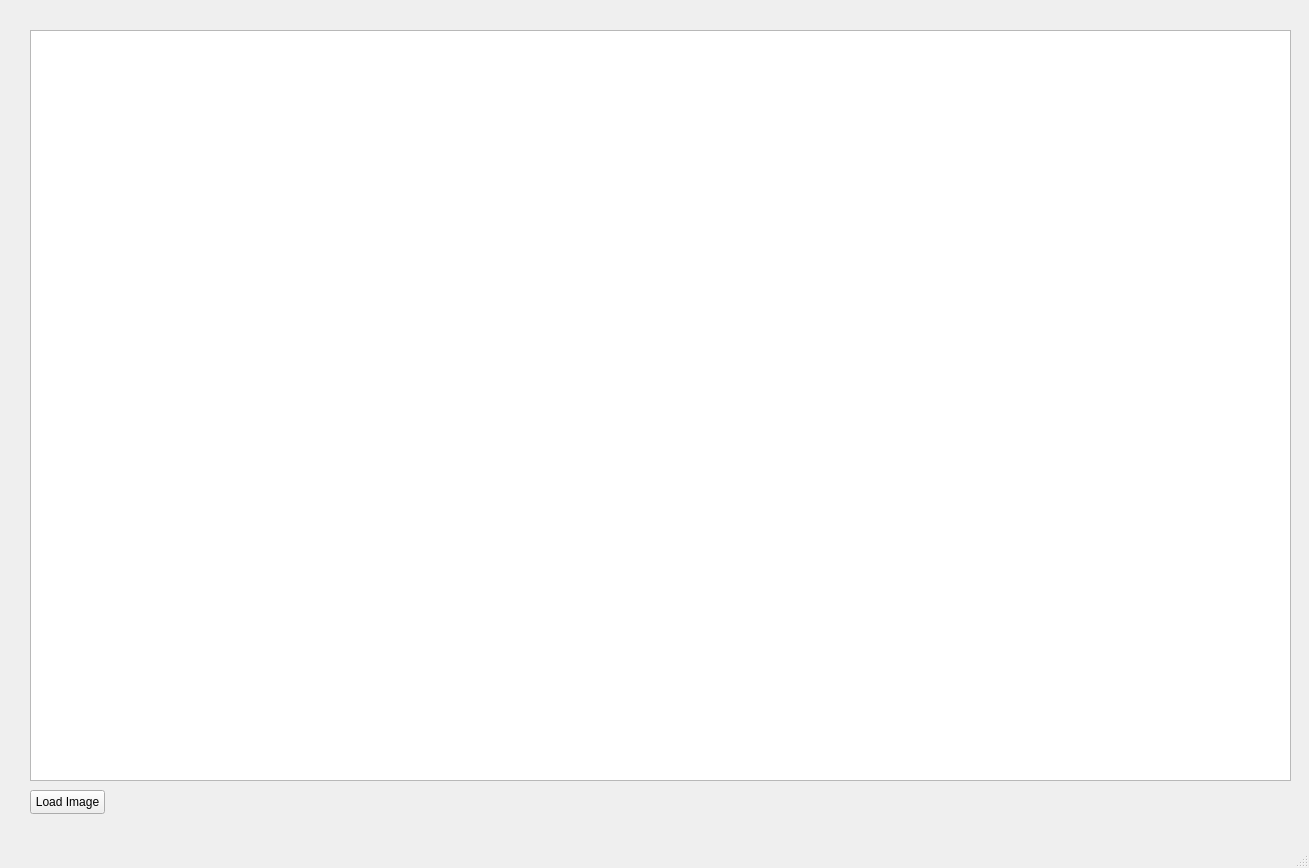
<?xml version="1.0" encoding="UTF-8"?>
<ui version="4.0">
 <class>MainWindow</class>
 <widget class="QMainWindow" name="MainWindow">
  <property name="geometry">
   <rect>
    <x>0</x>
    <y>0</y>
    <width>1309</width>
    <height>868</height>
   </rect>
  </property>
  <property name="windowTitle">
   <string>MainWindow</string>
  </property>
  <widget class="QWidget" name="centralwidget">
   <widget class="QGraphicsView" name="graphicsView">
    <property name="geometry">
     <rect>
      <x>30</x>
      <y>30</y>
      <width>1261</width>
      <height>751</height>
     </rect>
    </property>
   </widget>
   <widget class="QPushButton" name="pushButton">
    <property name="geometry">
     <rect>
      <x>30</x>
      <y>790</y>
      <width>75</width>
      <height>24</height>
     </rect>
    </property>
    <property name="text">
     <string>Load Image</string>
    </property>
   </widget>
  </widget>
  <widget class="QMenuBar" name="menubar">
   <property name="geometry">
    <rect>
     <x>0</x>
     <y>0</y>
     <width>1309</width>
     <height>22</height>
    </rect>
   </property>
  </widget>
  <widget class="QStatusBar" name="statusbar"/>
 </widget>
 <resources/>
 <connections/>
</ui>
